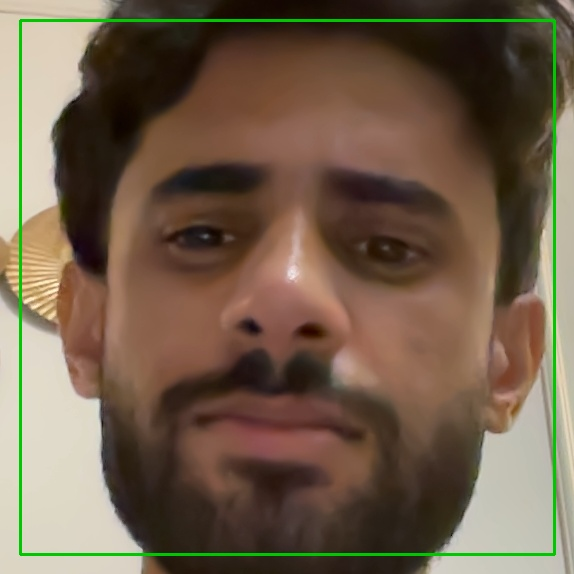
#> input picture data/Aryamann/img13.jpg, 574 x 574 px, given in place of the camera
$ python 10_collect_webcam_dataset.py
#> lines starting #> are read from the running program, lines starting #| are printed output that depends on the picture; after the words box and inside, x2 and y2 are one past the last pixel; in counts of white or black regions, pixels touching at a corner belong together
### shared/utils.py
"""General utility helpers for image loading, preprocessing, and output folders."""

from __future__ import annotations

from pathlib import Path
from typing import Iterable

import cv2
import matplotlib.pyplot as plt
import numpy as np

from shared.math_helpers import normalize_image

IMAGE_SIZE: tuple[int, int] = (64, 64)
SUPPORTED_IMAGE_EXTENSIONS: tuple[str, ...] = (".jpg", ".jpeg", ".png", ".bmp", ".webp")
PROJECT_ROOT = Path(__file__).resolve().parent.parent
_FACE_CASCADE: cv2.CascadeClassifier | None = None


def ensure_output_directories() -> None:
    """Create output directories used by the project if they do not exist."""
    for relative_path in ("outputs/images", "outputs/plots", "outputs/models"):
        (PROJECT_ROOT / relative_path).mkdir(parents=True, exist_ok=True)


# [123 lines left out: functions iter_image_files, get_face_cascade, crop_to_largest_face, preprocess_image_array, load_and_preprocess, get_first_image and 1 more, not called in this run]

### concepts/10_collect_webcam_dataset.py
"""Concept 10: Collect a face dataset directly from the webcam.

Mathematical idea:
    Better training vectors come from better input coverage.

Why it matters in AI:
    Face recognition improves when the training dataset contains multiple
    views of the same person, such as center, left turn, and right turn.
"""

from __future__ import annotations

import sys
import time
from pathlib import Path

PROJECT_ROOT = Path(__file__).resolve().parents[1]
if str(PROJECT_ROOT) not in sys.path:
    sys.path.insert(0, str(PROJECT_ROOT))

import cv2

from shared.utils import PROJECT_ROOT, ensure_output_directories

TARGET_LABEL = "Aryamann"
TARGET_IMAGE_COUNT = 8
CAPTURE_INTERVAL_SECONDS = 1.0
FACE_CROP_SCALE = 2.0
POSE_SEQUENCE = [
    "Look straight at the camera",
    "Turn your face slightly left",
    "Turn your face slightly right",
    "Look slightly up",
    "Look slightly down",
    "Turn slightly left and smile",
    "Turn slightly right and relax",
    "Look straight again",
]


def get_face_cascade() -> cv2.CascadeClassifier:
    """Load the default frontal-face Haar cascade."""
    cascade_path = Path(cv2.data.haarcascades) / "haarcascade_frontalface_default.xml"
    cascade = cv2.CascadeClassifier(str(cascade_path))
    if cascade.empty():
        raise RuntimeError(f"Could not load Haar cascade from: {cascade_path}")
    return cascade


def get_next_image_path(target_dir: Path) -> Path:
    """Return the next available image path inside the target dataset folder."""
    existing_numbers: list[int] = []
    for path in target_dir.glob("img*.jpg"):
        try:
            existing_numbers.append(int(path.stem.replace("img", "")))
        except ValueError:
            continue

    next_number = max(existing_numbers, default=0) + 1
    return target_dir / f"img{next_number}.jpg"


def main() -> int:
    """Capture multiple webcam face images into the Aryamann dataset folder."""
    print("\n[10] Collect Webcam Dataset")
    print(
        "This helper collects several face images from your webcam and saves them "
        "directly into the Aryamann dataset folder."
    )
    print(
        "The preview is mirrored left-to-right, and the script guides you through "
        "small face rotations to improve recognition accuracy."
    )
    print("Saved images now include a wider crop so your face is not zoomed in too much.")
    print("Press 'q' at any time to quit.\n")

    ensure_output_directories()
    target_dir = PROJECT_ROOT / "data" / TARGET_LABEL
    target_dir.mkdir(parents=True, exist_ok=True)

    try:
        face_cascade = get_face_cascade()
    except RuntimeError as error:
        print(f"[10] {error}")
        return 1

    camera = cv2.VideoCapture(0)
    if not camera.isOpened():
        print("[10] Could not open the webcam. Check camera permissions and try again.")
        return 0

    print(f"[10] Images will be saved in: {target_dir}")
    print(f"[10] Target capture count: {TARGET_IMAGE_COUNT}\n")

    captured_count = 0
    last_capture_time = 0.0

    while captured_count < TARGET_IMAGE_COUNT:
        success, frame = camera.read()
#> frame is the input picture: shape (574, 574, 3); mean B, G, R 76.2, 95.8, 113.9
        if not success:
            print("[10] Failed to read a frame from the webcam.")
            break

        frame = cv2.flip(frame, 1)
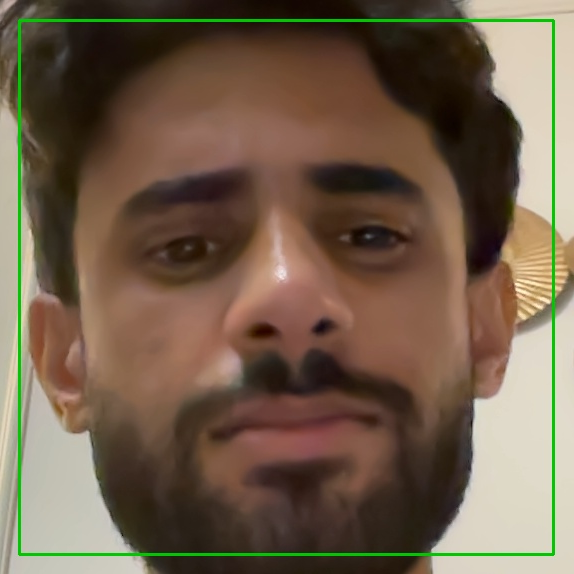
#> frame: shape (574, 574, 3); mean B, G, R 76.2, 95.8, 113.9
        grayscale_frame = cv2.cvtColor(frame, cv2.COLOR_BGR2GRAY)
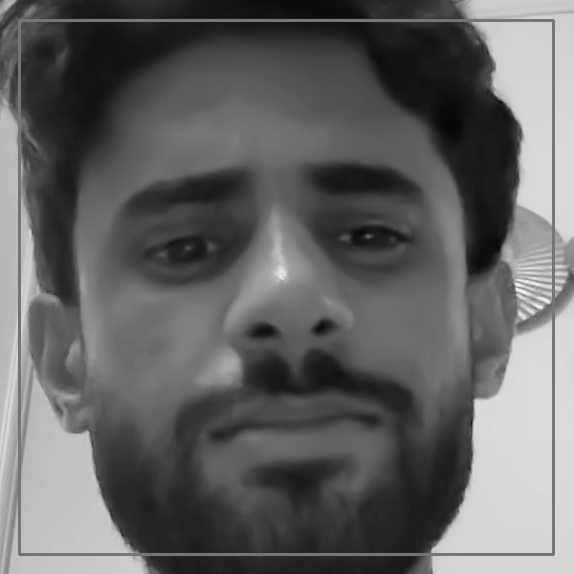
#> grayscale_frame: shape (574, 574); min 5, max 245, mean 99
        detections = face_cascade.detectMultiScale(
            grayscale_frame,
            scaleFactor=1.1,
            minNeighbors=5,
            minSize=(90, 90),
        )
#> detections = [[45, 40, 485, 485]]

        instruction = POSE_SEQUENCE[min(captured_count, len(POSE_SEQUENCE) - 1)]
        overlay_lines = [
            f"Collecting dataset for: {TARGET_LABEL}",
            f"Image {captured_count + 1} of {TARGET_IMAGE_COUNT}",
            instruction,
            f"Crop scale: {FACE_CROP_SCALE:.1f}x face box",
            "Hold steady when the green box appears",
            "Press q to quit",
        ]

        best_face = None
        if len(detections) > 0:
            best_face = max(detections, key=lambda rect: rect[2] * rect[3])
#> best_face = [45, 40, 485, 485]
            x_coord, y_coord, width, height = best_face
#> x_coord = 45; y_coord = 40; width = 485; height = 485
            cv2.rectangle(
                frame,
                (x_coord, y_coord),
                (x_coord + width, y_coord + height),
                (0, 200, 0),
                2,
            )
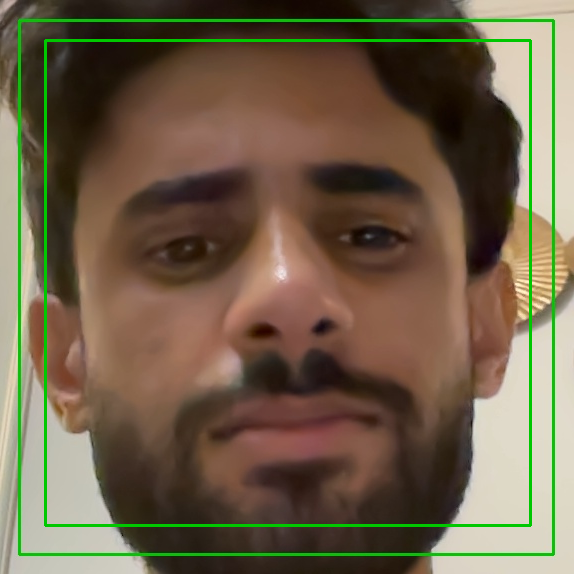
#> frame: shape (574, 574, 3); 1.77% of pixels changed, all inside (x1, y1, x2, y2) = (44, 39, 532, 527)

        for line_index, text in enumerate(overlay_lines):
            cv2.putText(
                frame,
                text,
                (20, 30 + line_index * 28),
                cv2.FONT_HERSHEY_SIMPLEX,
                0.7,
                (255, 255, 255),
                2,
                cv2.LINE_AA,
            )
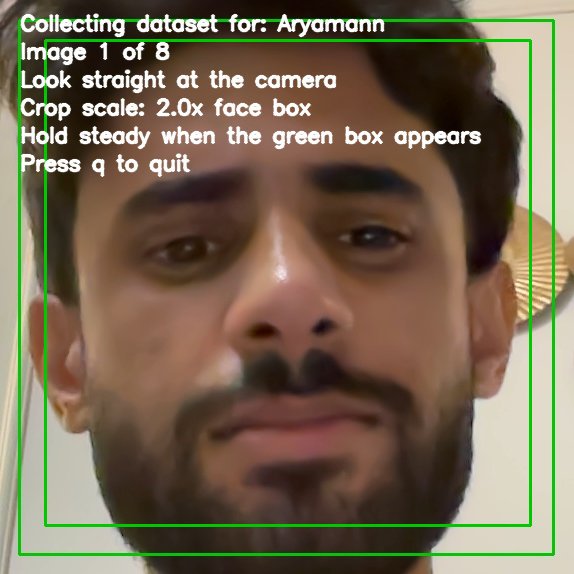
#> frame: shape (574, 574, 3); 5.88% of pixels changed, all inside (x1, y1, x2, y2) = (20, 13, 482, 177)

        if best_face is not None and time.time() - last_capture_time >= CAPTURE_INTERVAL_SECONDS:
            x_coord, y_coord, width, height = best_face
            center_x = x_coord + width // 2
#> center_x = 287
            center_y = y_coord + height // 2
#> center_y = 282
            crop_size = int(max(width, height) * FACE_CROP_SCALE)
#> crop_size = 970
            half_crop = crop_size // 2
#> half_crop = 485

            x_start = max(0, center_x - half_crop)
#> x_start = 0
            y_start = max(0, center_y - half_crop)
#> y_start = 0
            x_end = min(frame.shape[1], center_x + half_crop)
#> x_end = 574
            y_end = min(frame.shape[0], center_y + half_crop)
#> y_end = 574

            face_crop = frame[y_start:y_end, x_start:x_end]
            output_path = get_next_image_path(target_dir)
            cv2.imwrite(str(output_path), face_crop)

            captured_count += 1
            last_capture_time = time.time()
            print(f"[10] Saved image {captured_count}/{TARGET_IMAGE_COUNT}: {output_path.name}")

        cv2.imshow("Collect Aryamann Webcam Dataset", frame)
        if cv2.waitKey(1) & 0xFF == ord("q"):
#> (key q is pressed here)
            print("[10] Quit requested by user.")
            break

    camera.release()
    cv2.destroyAllWindows()

    if captured_count == TARGET_IMAGE_COUNT:
        print("\n[10] Dataset capture complete.")
        print("[10] Next step: retrain the models and test live recognition.")
    else:
        print(f"\n[10] Capture stopped after {captured_count} image(s).")

    print("[10] Suggested next commands:")
    print("  python concepts/05_knn_face_recognition.py")
    print("  python concepts/06_pca_dimension_reduction.py")
    print("  python concepts/08_live_webcam_recognition.py")
    return 0


if __name__ == "__main__":
    sys.exit(main())
#> (the program exits here)

$ run again, on data/Aryamann/img14.jpg
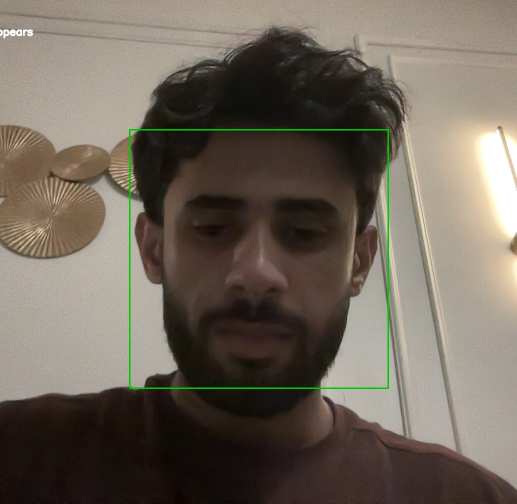
#> input picture data/Aryamann/img14.jpg, 1034 x 1008 px, given in place of the camera (shown at 1/2 size)
#> in main, frame is the input picture: shape (1008, 1034, 3); mean B, G, R 90.8, 102.3, 111.6
#> detections = [[263, 261, 512, 512]]
#> best_face = [263, 261, 512, 512]
#> x_coord = 263; y_coord = 261; width = 512
#> after the loop in main, `for line_index, text in enumerate(overlay_lines):`:
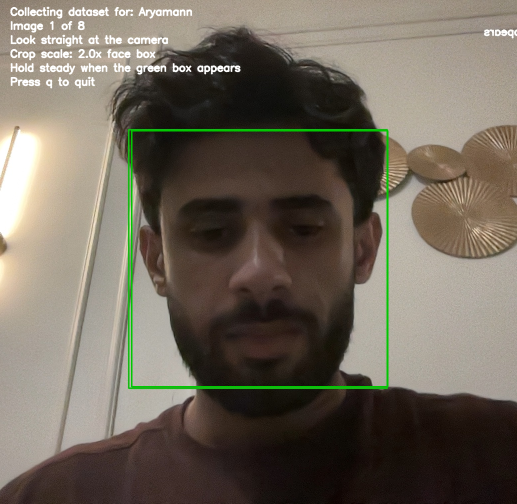
#> frame: shape (1008, 1034, 3) (shown at 1/2 size); mean B, G, R 92.1, 104.2, 112.5
#> center_x = 519
#> center_y = 517
#> crop_size = 1024
#> half_crop = 512
#> x_start = 7
#> y_start = 5
#> x_end = 1031
#> y_end = 1008
#> in main, `face_crop = frame[y_start:y_end, x_start:x_end]`:
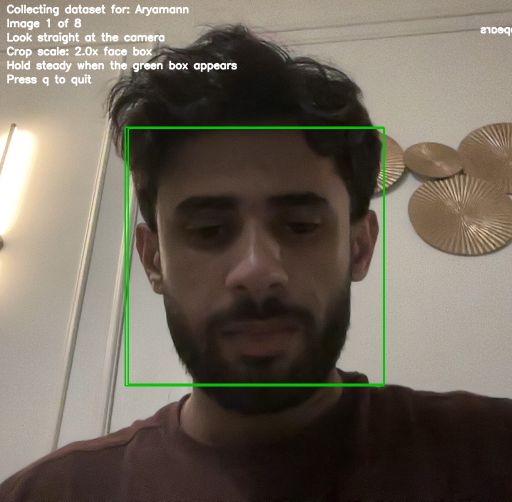
#> face_crop: shape (1003, 1024, 3) (shown at 1/2 size); mean B, G, R 91.4, 103.5, 111.7

$ run again, on data/Aryamann/img15.jpg
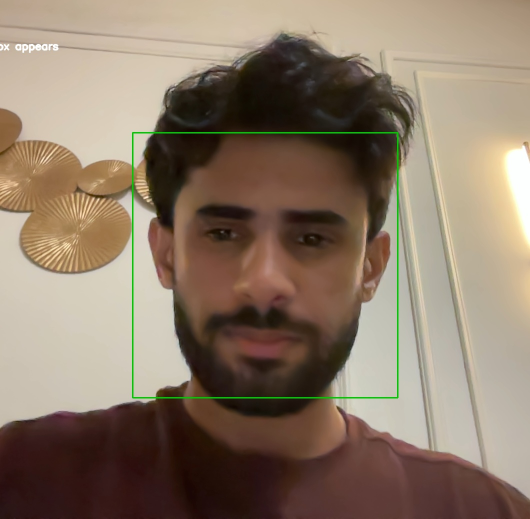
#> input picture data/Aryamann/img15.jpg, 1060 x 1037 px, given in place of the camera (shown at 1/2 size)
#> in main, frame is the input picture: shape (1037, 1060, 3); mean B, G, R 104.3, 121.9, 139.6
#> detections = [[261, 269, 529, 529]]
#> best_face = [261, 269, 529, 529]
#> x_coord = 261; y_coord = 269; width = 529
#> after the loop in main, `for line_index, text in enumerate(overlay_lines):`:
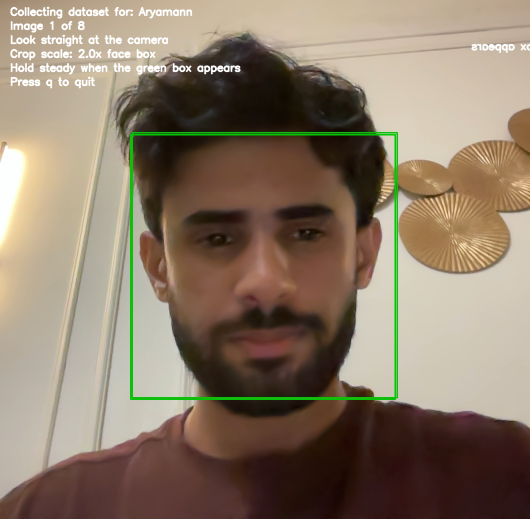
#> frame: shape (1037, 1060, 3) (shown at 1/2 size); mean B, G, R 105.1, 123.5, 139.9
#> center_x = 525
#> center_y = 533
#> crop_size = 1058
#> half_crop = 529
#> x_start = 0
#> y_start = 4
#> x_end = 1054
#> y_end = 1037
#> in main, `face_crop = frame[y_start:y_end, x_start:x_end]`:
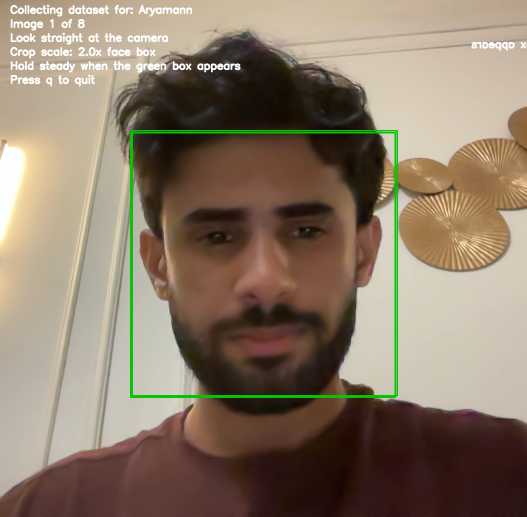
#> face_crop: shape (1033, 1054, 3) (shown at 1/2 size); mean B, G, R 104.8, 123.2, 139.5

$ run again, on data/Aryamann/img16.jpg
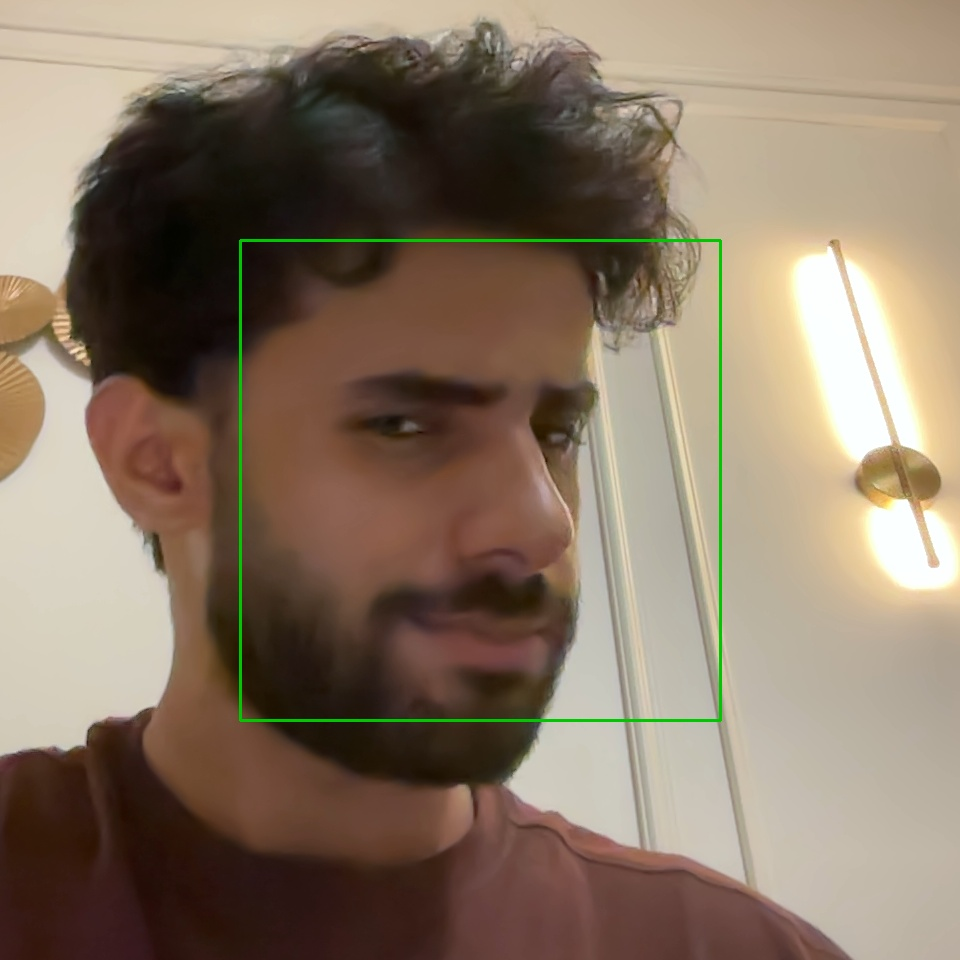
#> input picture data/Aryamann/img16.jpg, 960 x 960 px, given in place of the camera
#> in main, frame is the input picture: shape (960, 960, 3); mean B, G, R 100.6, 118.7, 136.1
#> detections = [[252, 244, 461, 461]]
#> best_face = [252, 244, 461, 461]
#> x_coord = 252; y_coord = 244; width = 461
#> after the loop in main, `for line_index, text in enumerate(overlay_lines):`:
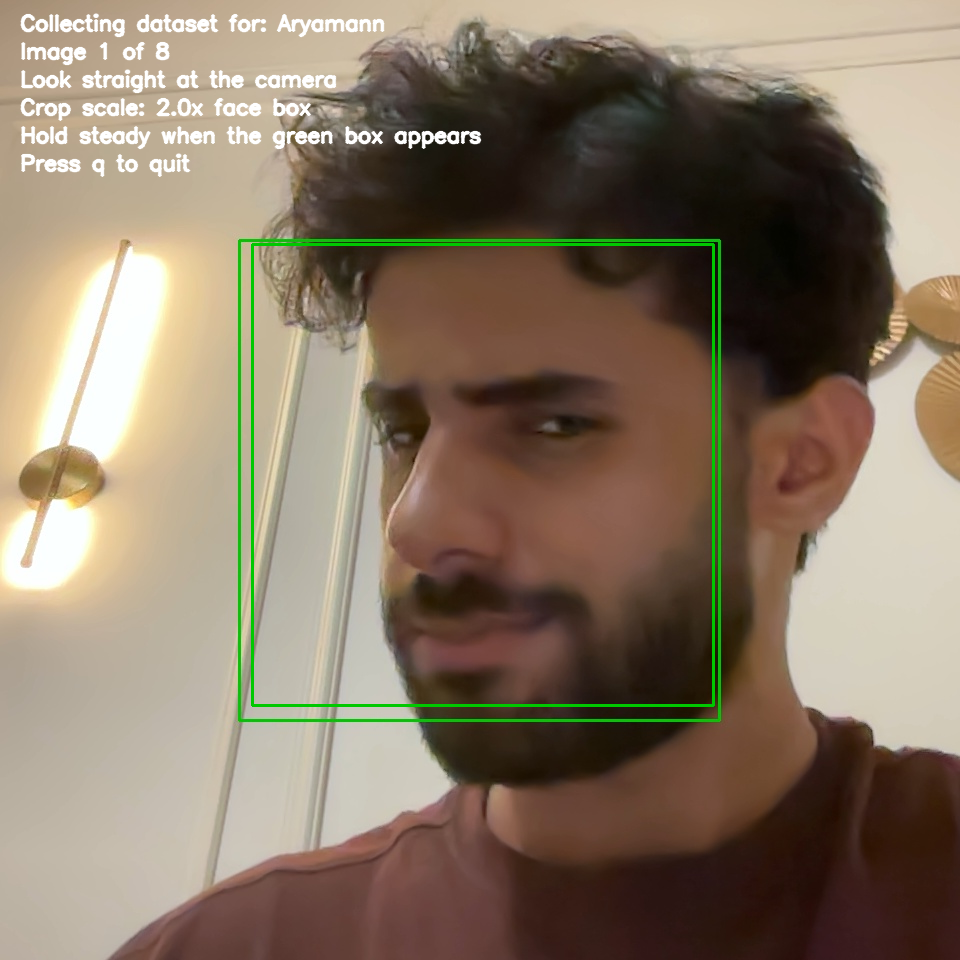
#> frame: shape (960, 960, 3); mean B, G, R 101.9, 120.8, 136.6
#> center_x = 482
#> center_y = 474
#> crop_size = 922
#> half_crop = 461
#> x_start = 21
#> y_start = 13
#> x_end = 943
#> y_end = 935
#> in main, `face_crop = frame[y_start:y_end, x_start:x_end]`:
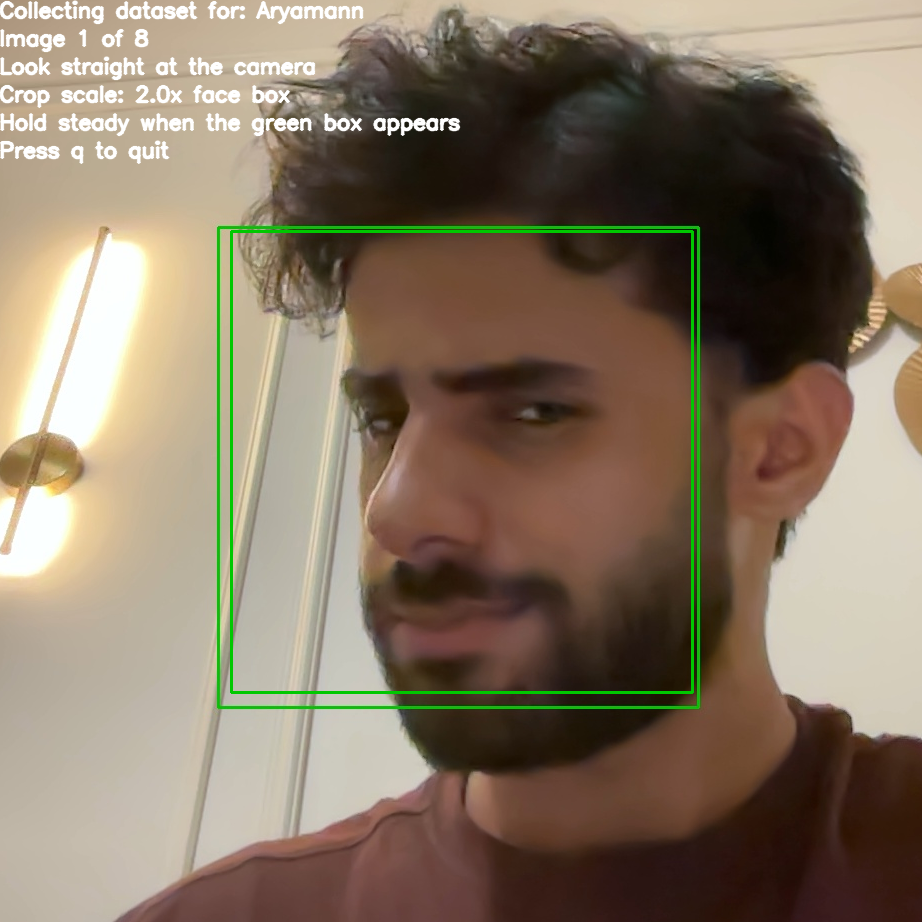
#> face_crop: shape (922, 922, 3); mean B, G, R 100.7, 119.6, 134.9
